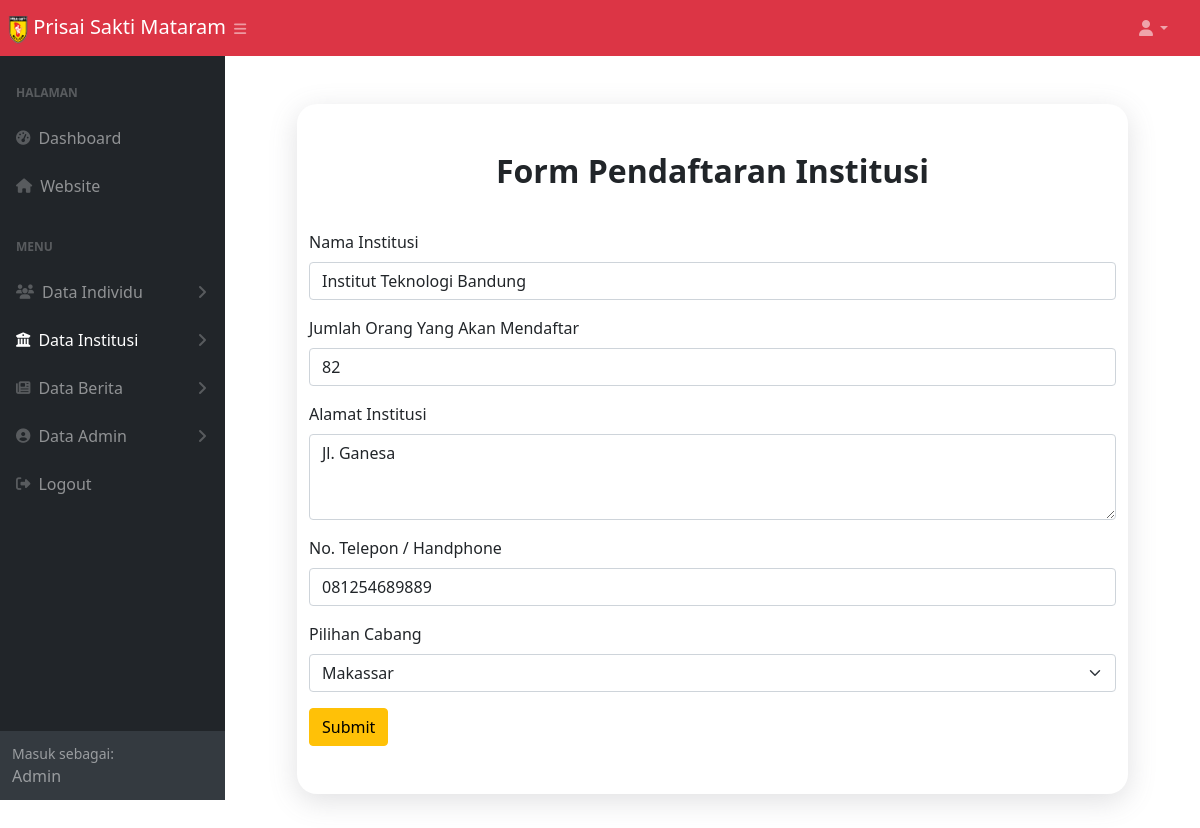
Page /ubah_data_pendaftar_institusi.php?id=2 (signed in) on the committed database.
### tables this page shows
CREATE TABLE `daftar_institusi` (
  `id` int(9) NOT NULL,
  `nama` varchar(100) NOT NULL,
  `jumlah` int(9) NOT NULL,
  `alamat` varchar(100) NOT NULL,
  `no_telp` varchar(50) NOT NULL,
  `cabang` varchar(50) NOT NULL
);

### functions.php (called while the page is built, shortened)
<?php
  $namaServer = "localhost";
  $user = "root";
  $password = "";
  $database = "psm";
  $koneksi = mysqli_connect($namaServer, $user, $password, $database) or die ("Koneksi Gagal");
  function query($query) {
    global $koneksi;
    $result = mysqli_query($koneksi, $query);
    $rows = [];
    while($row = mysqli_fetch_assoc($result)) {
      $rows[] = $row;
    }
    return $rows;
  }
?>

### ubah_data_pendaftar_institusi.php (the view, shortened to what this page needs)
<?php
$id = $_GET['id'];
$pendaftar_institusi = query("SELECT * FROM daftar_institusi WHERE id = $id")[0];
?>
<!DOCTYPE html>
<html lang="en">
<head>
  <link href="https://cdn.jsdelivr.net/npm/bootstrap@5.0.0-beta2/dist/css/bootstrap.min.css" rel="stylesheet" />
  <link rel="stylesheet" href="style.css" />
  <link rel="stylesheet" href="styles.css" />
</head>
<body class="sb-nav-fixed">
  <nav class="sb-topnav navbar navbar-expand navbar-dark bg-danger">
    <a class="navbar-brand ps-2" href="#">
      <img src="img/Logo_PSM.png" alt="" width="20" height="29" />
      Prisai Sakti Mataram
    </a>
    <button class="btn btn-link btn-sm order-1 order-lg-0 me-4 me-lg-0" id="sidebarToggle" href="#!"><i class="fas fa-bars"></i></button>
    <ul class="navbar-nav ms-auto ms-md-0 me-3 me-lg-4">
      <li class="nav-item dropdown">
        <a class="nav-link dropdown-toggle" id="navbarDropdown" href="#" role="button" data-bs-toggle="dropdown" aria-expanded="false"><i class="fas fa-user fa-fw"></i></a>
      </li>
    </ul>
  </nav>
  <div id="layoutSidenav">
    <div id="layoutSidenav_nav">
      <nav class="sb-sidenav accordion sb-sidenav-dark bg-dark" id="sidenavAccordion">
        <div class="sb-sidenav-menu">
          <div class="nav">
            <div class="sb-sidenav-menu-heading">Halaman</div>
            <a class="nav-link" href="dashboard_admin.php">
              <div class="sb-nav-link-icon"><i class="fas fa-tachometer-alt"></i></div>
              Dashboard
            </a>
            <a class="nav-link" href="index.php">
              <div class="sb-nav-link-icon"><i class="fas fa-home"></i></div>
              Website
            </a>
            <div class="sb-sidenav-menu-heading">Menu</div>
            <a class="nav-link collapsed" href="#" data-bs-toggle="collapse" data-bs-target="#collapseIndividu" aria-expanded="false" aria-controls="collapseIndividu">
              <div class="sb-nav-link-icon"><i class="fas fa-users"></i></div>
              Data Individu
              <div class="sb-sidenav-collapse-arrow"><i class="fas fa-angle-down"></i></div>
            </a>
            <a class="nav-link collapsed active" href="#" data-bs-toggle="collapse" data-bs-target="#collapseInstitusi" aria-expanded="false" aria-controls="collapseInstitusi">
              <div class="sb-nav-link-icon"><i class="fas fa-university"></i></div>
              Data Institusi
              <div class="sb-sidenav-collapse-arrow"><i class="fas fa-angle-down"></i></div>
            </a>
            <a class="nav-link collapsed" href="#" data-bs-toggle="collapse" data-bs-target="#collapseBerita" aria-expanded="false" aria-controls="collapseBerita">
              <div class="sb-nav-link-icon"><i class="fas fa-newspaper"></i></div>
              Data Berita
              <div class="sb-sidenav-collapse-arrow"><i class="fas fa-angle-down"></i></div>
            </a>
            <a class="nav-link collapsed" href="#" data-bs-toggle="collapse" data-bs-target="#collapsePages" aria-expanded="false" aria-controls="collapsePages">
              <div class="sb-nav-link-icon"><i class="fas fa-user-circle"></i></div>
              Data Admin
              <div class="sb-sidenav-collapse-arrow"><i class="fas fa-angle-down"></i></div>
            </a>
            <a class="nav-link" href="logout_admin.php">
              <div class="sb-nav-link-icon"><i class="fas fa-sign-out-alt"></i></div>
              Logout
            </a>
          </div>
        </div>
        <div class="sb-sidenav-footer">
          <div class="small">Masuk sebagai:</div>
          <?= ucwords($_SESSION['username']) ?>
        </div>
      </nav>
    </div>
    <div id="layoutSidenav_content">
      <main>
        <div class="container-fluid px-4">
          <section class="individu m-5">
            <div class="container">
              <h2 class="text-center pt-5 fw-bold">Form Pendaftaran Institusi</h2>
              <form action="" method="POST">
                <div class="mb-3 pt-4">
                  <label for="exampleInputEmail1" class="form-label">Nama Institusi</label>
                  <input type="text" name="nama" class="form-control" id="exampleInputEmail1" aria-describedby="emailHelp" value="<?= $pendaftar_institusi['nama'] ?>" required>
                </div>
                <div class="mb-3">
                  <label for="exampleInputEmail1" class="form-label">Jumlah Orang Yang Akan Mendaftar</label>
                  <input type="text" name="jumlah" class="form-control" id="exampleInputEmail1" aria-describedby="emailHelp" value="<?= $pendaftar_institusi['jumlah'] ?>" required>
                </div>
                <div class="mb-3">
                  <label for="exampleFormControlTextarea1" class="form-label">Alamat Institusi</label>
                  <textarea name="alamat" class="form-control" id="exampleFormControlTextarea1" rows="3"><?= $pendaftar_institusi['alamat'] ?></textarea>
                </div>
                <div class="mb-3">
                  <label for="exampleInputEmail1" class="form-label">No. Telepon / Handphone</label>
                  <input type="text" name="no_telp" class="form-control" id="exampleInputEmail1" aria-describedby="emailHelp" value="<?= $pendaftar_institusi['no_telp'] ?>" required>
                </div>
                <div class="mb-3">
                  <label for="exampleInputEmail1" class="form-label">Pilihan Cabang</label>
                  <select name="cabang" class="form-select" aria-label="Default select example">
                    <option value="Makassar" <?php if ($pendaftar_institusi['cabang'] == 'Makassar') echo 'selected="Makassar"' ?>>Makassar</option>
                  </select>
                </div>
                <button type="submit" name="submit" class="btn btn-warning mb-5">Submit</button>
              </form>
            </div>
          </section>
        </div>
      </main>
    </div>
</body>
</html>

### style.css (style rules this page uses)
* { box-sizing: border-box; margin: 0; padding: 0; }
body, html { font-family: 'Nunito', sans-serif; }
.navbar-brand { color: rgba(255, 255, 255, 0.7); }
.individu, .institusi { background: white; border-radius: 20px; box-shadow: rgba(100, 100, 111, 0.2) 0px 7px 29px 0px; }

### rows in the picture
daftar_institusi: nama "Institut Teknologi Bandung", jumlah "82", alamat "Jl. Ganesa", no_telp "081254689889", cabang "Makassar"

### other values in the picture
$_SESSION['username'] "Admin"
